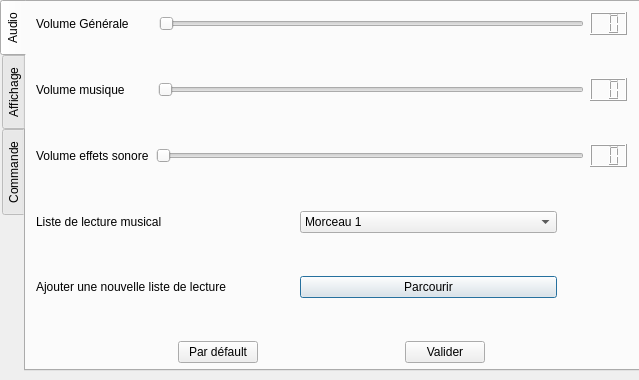
<?xml version="1.0" encoding="UTF-8"?>
<ui version="4.0">
 <class>ParamWindows</class>
 <widget class="QDialog" name="ParamWindows">
  <property name="geometry">
   <rect>
    <x>0</x>
    <y>0</y>
    <width>639</width>
    <height>380</height>
   </rect>
  </property>
  <property name="windowTitle">
   <string>Dialog</string>
  </property>
  <widget class="QTabWidget" name="tabWidget">
   <property name="geometry">
    <rect>
     <x>0</x>
     <y>0</y>
     <width>641</width>
     <height>371</height>
    </rect>
   </property>
   <property name="layoutDirection">
    <enum>Qt::LeftToRight</enum>
   </property>
   <property name="tabPosition">
    <enum>QTabWidget::West</enum>
   </property>
   <property name="currentIndex">
    <number>0</number>
   </property>
   <widget class="QWidget" name="Audio">
    <attribute name="title">
     <string>Audio</string>
    </attribute>
    <widget class="QWidget" name="verticalLayoutWidget">
     <property name="geometry">
      <rect>
       <x>10</x>
       <y>10</y>
       <width>591</width>
       <height>351</height>
      </rect>
     </property>
     <layout class="QVBoxLayout" name="verticalLayout_2">
      <item>
       <layout class="QHBoxLayout" name="horizontalLayout_6">
        <item>
         <widget class="QLabel" name="label_2">
          <property name="text">
           <string>Volume Générale</string>
          </property>
         </widget>
        </item>
        <item>
         <spacer name="horizontalSpacer_5">
          <property name="orientation">
           <enum>Qt::Horizontal</enum>
          </property>
          <property name="sizeType">
           <enum>QSizePolicy::Minimum</enum>
          </property>
          <property name="sizeHint" stdset="0">
           <size>
            <width>24</width>
            <height>20</height>
           </size>
          </property>
         </spacer>
        </item>
        <item>
         <widget class="QSlider" name="sliderVolGen">
          <property name="minimumSize">
           <size>
            <width>50</width>
            <height>0</height>
           </size>
          </property>
          <property name="orientation">
           <enum>Qt::Horizontal</enum>
          </property>
          <property name="tickPosition">
           <enum>QSlider::NoTicks</enum>
          </property>
          <property name="tickInterval">
           <number>0</number>
          </property>
         </widget>
        </item>
        <item>
         <widget class="QLCDNumber" name="lcdNumber">
          <property name="digitCount">
           <number>2</number>
          </property>
          <property name="mode">
           <enum>QLCDNumber::Dec</enum>
          </property>
         </widget>
        </item>
       </layout>
      </item>
      <item>
       <spacer name="verticalSpacer">
        <property name="orientation">
         <enum>Qt::Vertical</enum>
        </property>
        <property name="sizeHint" stdset="0">
         <size>
          <width>20</width>
          <height>40</height>
         </size>
        </property>
       </spacer>
      </item>
      <item>
       <layout class="QHBoxLayout" name="horizontalLayout_8">
        <item>
         <widget class="QLabel" name="label_3">
          <property name="text">
           <string>Volume musique</string>
          </property>
         </widget>
        </item>
        <item>
         <spacer name="horizontalSpacer_3">
          <property name="orientation">
           <enum>Qt::Horizontal</enum>
          </property>
          <property name="sizeType">
           <enum>QSizePolicy::Minimum</enum>
          </property>
          <property name="sizeHint" stdset="0">
           <size>
            <width>27</width>
            <height>20</height>
           </size>
          </property>
         </spacer>
        </item>
        <item>
         <widget class="QSlider" name="sliderVolMus">
          <property name="orientation">
           <enum>Qt::Horizontal</enum>
          </property>
         </widget>
        </item>
        <item>
         <widget class="QLCDNumber" name="lcdNumber_2">
          <property name="digitCount">
           <number>2</number>
          </property>
         </widget>
        </item>
       </layout>
      </item>
      <item>
       <spacer name="verticalSpacer_2">
        <property name="orientation">
         <enum>Qt::Vertical</enum>
        </property>
        <property name="sizeHint" stdset="0">
         <size>
          <width>20</width>
          <height>40</height>
         </size>
        </property>
       </spacer>
      </item>
      <item>
       <layout class="QHBoxLayout" name="horizontalLayout_9">
        <item>
         <widget class="QLabel" name="label_4">
          <property name="text">
           <string>Volume effets sonore</string>
          </property>
         </widget>
        </item>
        <item>
         <spacer name="horizontalSpacer_6">
          <property name="orientation">
           <enum>Qt::Horizontal</enum>
          </property>
          <property name="sizeType">
           <enum>QSizePolicy::Minimum</enum>
          </property>
          <property name="sizeHint" stdset="0">
           <size>
            <width>1</width>
            <height>20</height>
           </size>
          </property>
         </spacer>
        </item>
        <item>
         <widget class="QSlider" name="sliderEffSon">
          <property name="orientation">
           <enum>Qt::Horizontal</enum>
          </property>
         </widget>
        </item>
        <item>
         <widget class="QLCDNumber" name="lcdNumber_3">
          <property name="digitCount">
           <number>2</number>
          </property>
         </widget>
        </item>
       </layout>
      </item>
      <item>
       <spacer name="verticalSpacer_3">
        <property name="orientation">
         <enum>Qt::Vertical</enum>
        </property>
        <property name="sizeHint" stdset="0">
         <size>
          <width>20</width>
          <height>40</height>
         </size>
        </property>
       </spacer>
      </item>
      <item>
       <layout class="QHBoxLayout" name="horizontalLayout_10">
        <item>
         <widget class="QLabel" name="label">
          <property name="text">
           <string>Liste de lecture musical</string>
          </property>
         </widget>
        </item>
        <item>
         <widget class="QComboBox" name="cboPlaylist">
          <item>
           <property name="text">
            <string>Morceau 1</string>
           </property>
          </item>
          <item>
           <property name="text">
            <string>Morceau 2</string>
           </property>
          </item>
          <item>
           <property name="text">
            <string>Morceau 3</string>
           </property>
          </item>
         </widget>
        </item>
        <item>
         <spacer name="horizontalSpacer_8">
          <property name="orientation">
           <enum>Qt::Horizontal</enum>
          </property>
          <property name="sizeType">
           <enum>QSizePolicy::Fixed</enum>
          </property>
          <property name="sizeHint" stdset="0">
           <size>
            <width>70</width>
            <height>20</height>
           </size>
          </property>
         </spacer>
        </item>
       </layout>
      </item>
      <item>
       <spacer name="verticalSpacer_4">
        <property name="orientation">
         <enum>Qt::Vertical</enum>
        </property>
        <property name="sizeHint" stdset="0">
         <size>
          <width>20</width>
          <height>40</height>
         </size>
        </property>
       </spacer>
      </item>
      <item>
       <layout class="QHBoxLayout" name="horizontalLayout_11">
        <item>
         <widget class="QLabel" name="label_5">
          <property name="text">
           <string>Ajouter une nouvelle liste de lecture</string>
          </property>
         </widget>
        </item>
        <item>
         <widget class="QPushButton" name="btParcourir">
          <property name="text">
           <string>Parcourir</string>
          </property>
         </widget>
        </item>
        <item>
         <spacer name="horizontalSpacer_9">
          <property name="orientation">
           <enum>Qt::Horizontal</enum>
          </property>
          <property name="sizeType">
           <enum>QSizePolicy::Fixed</enum>
          </property>
          <property name="sizeHint" stdset="0">
           <size>
            <width>70</width>
            <height>20</height>
           </size>
          </property>
         </spacer>
        </item>
       </layout>
      </item>
      <item>
       <spacer name="verticalSpacer_5">
        <property name="orientation">
         <enum>Qt::Vertical</enum>
        </property>
        <property name="sizeHint" stdset="0">
         <size>
          <width>20</width>
          <height>40</height>
         </size>
        </property>
       </spacer>
      </item>
      <item>
       <layout class="QHBoxLayout" name="horizontalLayout_3">
        <item>
         <spacer name="horizontalSpacer_7">
          <property name="orientation">
           <enum>Qt::Horizontal</enum>
          </property>
          <property name="sizeHint" stdset="0">
           <size>
            <width>40</width>
            <height>20</height>
           </size>
          </property>
         </spacer>
        </item>
        <item>
         <widget class="QPushButton" name="btParDefault">
          <property name="text">
           <string>Par défault</string>
          </property>
         </widget>
        </item>
        <item>
         <spacer name="horizontalSpacer">
          <property name="orientation">
           <enum>Qt::Horizontal</enum>
          </property>
          <property name="sizeHint" stdset="0">
           <size>
            <width>40</width>
            <height>20</height>
           </size>
          </property>
         </spacer>
        </item>
        <item>
         <widget class="QPushButton" name="btValider">
          <property name="text">
           <string>Valider</string>
          </property>
         </widget>
        </item>
        <item>
         <spacer name="horizontalSpacer_10">
          <property name="orientation">
           <enum>Qt::Horizontal</enum>
          </property>
          <property name="sizeHint" stdset="0">
           <size>
            <width>40</width>
            <height>20</height>
           </size>
          </property>
         </spacer>
        </item>
       </layout>
      </item>
     </layout>
    </widget>
   </widget>
   <widget class="QWidget" name="Affichage">
    <attribute name="title">
     <string>Affichage</string>
    </attribute>
    <widget class="QWidget" name="verticalLayoutWidget_2">
     <property name="geometry">
      <rect>
       <x>10</x>
       <y>10</y>
       <width>651</width>
       <height>211</height>
      </rect>
     </property>
     <layout class="QVBoxLayout" name="verticalLayout">
      <item>
       <layout class="QHBoxLayout" name="horizontalLayout_2">
        <item>
         <widget class="QLabel" name="label_7">
          <property name="text">
           <string>Luminosité</string>
          </property>
         </widget>
        </item>
        <item>
         <spacer name="horizontalSpacer_13">
          <property name="orientation">
           <enum>Qt::Horizontal</enum>
          </property>
          <property name="sizeType">
           <enum>QSizePolicy::Fixed</enum>
          </property>
          <property name="sizeHint" stdset="0">
           <size>
            <width>20</width>
            <height>20</height>
           </size>
          </property>
         </spacer>
        </item>
        <item>
         <widget class="QSlider" name="sliderLuminosite">
          <property name="orientation">
           <enum>Qt::Horizontal</enum>
          </property>
         </widget>
        </item>
        <item>
         <spacer name="horizontalSpacer_14">
          <property name="orientation">
           <enum>Qt::Horizontal</enum>
          </property>
          <property name="sizeType">
           <enum>QSizePolicy::Fixed</enum>
          </property>
          <property name="sizeHint" stdset="0">
           <size>
            <width>40</width>
            <height>20</height>
           </size>
          </property>
         </spacer>
        </item>
        <item>
         <widget class="QLCDNumber" name="lcdNumber_4">
          <property name="digitCount">
           <number>2</number>
          </property>
         </widget>
        </item>
        <item>
         <spacer name="horizontalSpacer_33">
          <property name="orientation">
           <enum>Qt::Horizontal</enum>
          </property>
          <property name="sizeType">
           <enum>QSizePolicy::Fixed</enum>
          </property>
          <property name="sizeHint" stdset="0">
           <size>
            <width>10</width>
            <height>20</height>
           </size>
          </property>
         </spacer>
        </item>
       </layout>
      </item>
      <item>
       <spacer name="verticalSpacer_6">
        <property name="orientation">
         <enum>Qt::Vertical</enum>
        </property>
        <property name="sizeHint" stdset="0">
         <size>
          <width>20</width>
          <height>40</height>
         </size>
        </property>
       </spacer>
      </item>
      <item>
       <layout class="QHBoxLayout" name="horizontalLayout">
        <item>
         <widget class="QLabel" name="label_6">
          <property name="text">
           <string>Résolution</string>
          </property>
         </widget>
        </item>
        <item>
         <spacer name="horizontalSpacer_11">
          <property name="orientation">
           <enum>Qt::Horizontal</enum>
          </property>
          <property name="sizeType">
           <enum>QSizePolicy::Fixed</enum>
          </property>
          <property name="sizeHint" stdset="0">
           <size>
            <width>10</width>
            <height>20</height>
           </size>
          </property>
         </spacer>
        </item>
        <item>
         <widget class="QComboBox" name="cboResolution"/>
        </item>
        <item>
         <spacer name="horizontalSpacer_12">
          <property name="orientation">
           <enum>Qt::Horizontal</enum>
          </property>
          <property name="sizeType">
           <enum>QSizePolicy::Fixed</enum>
          </property>
          <property name="sizeHint" stdset="0">
           <size>
            <width>500</width>
            <height>20</height>
           </size>
          </property>
         </spacer>
        </item>
       </layout>
      </item>
      <item>
       <spacer name="verticalSpacer_7">
        <property name="orientation">
         <enum>Qt::Vertical</enum>
        </property>
        <property name="sizeHint" stdset="0">
         <size>
          <width>20</width>
          <height>40</height>
         </size>
        </property>
       </spacer>
      </item>
      <item>
       <layout class="QHBoxLayout" name="horizontalLayout_4">
        <item>
         <spacer name="horizontalSpacer_15">
          <property name="orientation">
           <enum>Qt::Horizontal</enum>
          </property>
          <property name="sizeHint" stdset="0">
           <size>
            <width>40</width>
            <height>20</height>
           </size>
          </property>
         </spacer>
        </item>
        <item>
         <widget class="QPushButton" name="btParDefault_2">
          <property name="text">
           <string>Par défault</string>
          </property>
         </widget>
        </item>
        <item>
         <spacer name="horizontalSpacer_2">
          <property name="orientation">
           <enum>Qt::Horizontal</enum>
          </property>
          <property name="sizeHint" stdset="0">
           <size>
            <width>40</width>
            <height>20</height>
           </size>
          </property>
         </spacer>
        </item>
        <item>
         <widget class="QPushButton" name="btValider_2">
          <property name="text">
           <string>Valider</string>
          </property>
         </widget>
        </item>
        <item>
         <spacer name="horizontalSpacer_16">
          <property name="orientation">
           <enum>Qt::Horizontal</enum>
          </property>
          <property name="sizeHint" stdset="0">
           <size>
            <width>40</width>
            <height>20</height>
           </size>
          </property>
         </spacer>
        </item>
       </layout>
      </item>
     </layout>
    </widget>
   </widget>
   <widget class="QWidget" name="Commande">
    <attribute name="title">
     <string>Commande</string>
    </attribute>
    <widget class="QWidget" name="verticalLayoutWidget_3">
     <property name="geometry">
      <rect>
       <x>10</x>
       <y>10</y>
       <width>591</width>
       <height>251</height>
      </rect>
     </property>
     <layout class="QVBoxLayout" name="verticalLayout_3">
      <item>
       <layout class="QHBoxLayout" name="horizontalLayout_12">
        <item>
         <widget class="QLabel" name="label_10">
          <property name="text">
           <string>Avancer</string>
          </property>
         </widget>
        </item>
        <item>
         <spacer name="horizontalSpacer_23">
          <property name="orientation">
           <enum>Qt::Horizontal</enum>
          </property>
          <property name="sizeType">
           <enum>QSizePolicy::Fixed</enum>
          </property>
          <property name="sizeHint" stdset="0">
           <size>
            <width>10</width>
            <height>20</height>
           </size>
          </property>
         </spacer>
        </item>
        <item>
         <widget class="QLineEdit" name="lineEdit_4"/>
        </item>
        <item>
         <spacer name="horizontalSpacer_26">
          <property name="orientation">
           <enum>Qt::Horizontal</enum>
          </property>
          <property name="sizeType">
           <enum>QSizePolicy::Fixed</enum>
          </property>
          <property name="sizeHint" stdset="0">
           <size>
            <width>8</width>
            <height>20</height>
           </size>
          </property>
         </spacer>
        </item>
        <item>
         <widget class="QLabel" name="label_13">
          <property name="text">
           <string>Poser une bombe</string>
          </property>
         </widget>
        </item>
        <item>
         <spacer name="horizontalSpacer_29">
          <property name="orientation">
           <enum>Qt::Horizontal</enum>
          </property>
          <property name="sizeType">
           <enum>QSizePolicy::Fixed</enum>
          </property>
          <property name="sizeHint" stdset="0">
           <size>
            <width>15</width>
            <height>20</height>
           </size>
          </property>
         </spacer>
        </item>
        <item>
         <widget class="QLineEdit" name="lineEdit_8"/>
        </item>
        <item>
         <spacer name="horizontalSpacer_19">
          <property name="orientation">
           <enum>Qt::Horizontal</enum>
          </property>
          <property name="sizeType">
           <enum>QSizePolicy::Fixed</enum>
          </property>
          <property name="sizeHint" stdset="0">
           <size>
            <width>20</width>
            <height>20</height>
           </size>
          </property>
         </spacer>
        </item>
       </layout>
      </item>
      <item>
       <spacer name="verticalSpacer_11">
        <property name="orientation">
         <enum>Qt::Vertical</enum>
        </property>
        <property name="sizeHint" stdset="0">
         <size>
          <width>20</width>
          <height>40</height>
         </size>
        </property>
       </spacer>
      </item>
      <item>
       <layout class="QHBoxLayout" name="horizontalLayout_13">
        <item>
         <widget class="QLabel" name="label_11">
          <property name="text">
           <string>Reculer</string>
          </property>
         </widget>
        </item>
        <item>
         <spacer name="horizontalSpacer_24">
          <property name="orientation">
           <enum>Qt::Horizontal</enum>
          </property>
          <property name="sizeType">
           <enum>QSizePolicy::Fixed</enum>
          </property>
          <property name="sizeHint" stdset="0">
           <size>
            <width>15</width>
            <height>20</height>
           </size>
          </property>
         </spacer>
        </item>
        <item>
         <widget class="QLineEdit" name="lineEdit_3"/>
        </item>
        <item>
         <spacer name="horizontalSpacer_27">
          <property name="orientation">
           <enum>Qt::Horizontal</enum>
          </property>
          <property name="sizeType">
           <enum>QSizePolicy::Fixed</enum>
          </property>
          <property name="sizeHint" stdset="0">
           <size>
            <width>12</width>
            <height>20</height>
           </size>
          </property>
         </spacer>
        </item>
        <item>
         <widget class="QLabel" name="label_14">
          <property name="text">
           <string>Mettre en pause</string>
          </property>
         </widget>
        </item>
        <item>
         <spacer name="horizontalSpacer_30">
          <property name="orientation">
           <enum>Qt::Horizontal</enum>
          </property>
          <property name="sizeType">
           <enum>QSizePolicy::Fixed</enum>
          </property>
          <property name="sizeHint" stdset="0">
           <size>
            <width>15</width>
            <height>20</height>
           </size>
          </property>
         </spacer>
        </item>
        <item>
         <widget class="QLineEdit" name="lineEdit_7"/>
        </item>
        <item>
         <spacer name="horizontalSpacer_20">
          <property name="orientation">
           <enum>Qt::Horizontal</enum>
          </property>
          <property name="sizeType">
           <enum>QSizePolicy::Fixed</enum>
          </property>
          <property name="sizeHint" stdset="0">
           <size>
            <width>20</width>
            <height>20</height>
           </size>
          </property>
         </spacer>
        </item>
       </layout>
      </item>
      <item>
       <spacer name="verticalSpacer_10">
        <property name="orientation">
         <enum>Qt::Vertical</enum>
        </property>
        <property name="sizeHint" stdset="0">
         <size>
          <width>20</width>
          <height>40</height>
         </size>
        </property>
       </spacer>
      </item>
      <item>
       <layout class="QHBoxLayout" name="horizontalLayout_14">
        <item>
         <widget class="QLabel" name="label_9">
          <property name="text">
           <string>Gauche</string>
          </property>
         </widget>
        </item>
        <item>
         <spacer name="horizontalSpacer_25">
          <property name="orientation">
           <enum>Qt::Horizontal</enum>
          </property>
          <property name="sizeType">
           <enum>QSizePolicy::Fixed</enum>
          </property>
          <property name="sizeHint" stdset="0">
           <size>
            <width>15</width>
            <height>20</height>
           </size>
          </property>
         </spacer>
        </item>
        <item>
         <widget class="QLineEdit" name="lineEdit"/>
        </item>
        <item>
         <spacer name="horizontalSpacer_28">
          <property name="orientation">
           <enum>Qt::Horizontal</enum>
          </property>
          <property name="sizeType">
           <enum>QSizePolicy::Fixed</enum>
          </property>
          <property name="sizeHint" stdset="0">
           <size>
            <width>60</width>
            <height>20</height>
           </size>
          </property>
         </spacer>
        </item>
        <item>
         <widget class="QLabel" name="label_12">
          <property name="text">
           <string>Droite</string>
          </property>
         </widget>
        </item>
        <item>
         <spacer name="horizontalSpacer_31">
          <property name="orientation">
           <enum>Qt::Horizontal</enum>
          </property>
          <property name="sizeType">
           <enum>QSizePolicy::Fixed</enum>
          </property>
          <property name="sizeHint" stdset="0">
           <size>
            <width>15</width>
            <height>20</height>
           </size>
          </property>
         </spacer>
        </item>
        <item>
         <widget class="QLineEdit" name="lineEdit_2"/>
        </item>
        <item>
         <spacer name="horizontalSpacer_21">
          <property name="orientation">
           <enum>Qt::Horizontal</enum>
          </property>
          <property name="sizeType">
           <enum>QSizePolicy::Fixed</enum>
          </property>
          <property name="sizeHint" stdset="0">
           <size>
            <width>20</width>
            <height>20</height>
           </size>
          </property>
         </spacer>
        </item>
       </layout>
      </item>
      <item>
       <spacer name="verticalSpacer_9">
        <property name="orientation">
         <enum>Qt::Vertical</enum>
        </property>
        <property name="sizeHint" stdset="0">
         <size>
          <width>20</width>
          <height>40</height>
         </size>
        </property>
       </spacer>
      </item>
      <item>
       <layout class="QHBoxLayout" name="horizontalLayout_15">
        <item>
         <widget class="QLabel" name="label_8">
          <property name="text">
           <string>Mode de contrôle</string>
          </property>
         </widget>
        </item>
        <item>
         <spacer name="horizontalSpacer_34">
          <property name="orientation">
           <enum>Qt::Horizontal</enum>
          </property>
          <property name="sizeType">
           <enum>QSizePolicy::Fixed</enum>
          </property>
          <property name="sizeHint" stdset="0">
           <size>
            <width>15</width>
            <height>20</height>
           </size>
          </property>
         </spacer>
        </item>
        <item>
         <widget class="QRadioButton" name="radioButton">
          <property name="text">
           <string>Clavier</string>
          </property>
          <property name="checked">
           <bool>true</bool>
          </property>
         </widget>
        </item>
        <item>
         <widget class="QRadioButton" name="radioButton_2">
          <property name="text">
           <string>Manette</string>
          </property>
         </widget>
        </item>
        <item>
         <spacer name="horizontalSpacer_32">
          <property name="orientation">
           <enum>Qt::Horizontal</enum>
          </property>
          <property name="sizeType">
           <enum>QSizePolicy::Fixed</enum>
          </property>
          <property name="sizeHint" stdset="0">
           <size>
            <width>40</width>
            <height>20</height>
           </size>
          </property>
         </spacer>
        </item>
        <item>
         <widget class="QLabel" name="label_17">
          <property name="text">
           <string>Joueur</string>
          </property>
         </widget>
        </item>
        <item>
         <widget class="QComboBox" name="cboJoueur"/>
        </item>
        <item>
         <spacer name="horizontalSpacer_22">
          <property name="orientation">
           <enum>Qt::Horizontal</enum>
          </property>
          <property name="sizeType">
           <enum>QSizePolicy::Fixed</enum>
          </property>
          <property name="sizeHint" stdset="0">
           <size>
            <width>20</width>
            <height>20</height>
           </size>
          </property>
         </spacer>
        </item>
       </layout>
      </item>
      <item>
       <spacer name="verticalSpacer_8">
        <property name="orientation">
         <enum>Qt::Vertical</enum>
        </property>
        <property name="sizeHint" stdset="0">
         <size>
          <width>20</width>
          <height>40</height>
         </size>
        </property>
       </spacer>
      </item>
      <item>
       <layout class="QHBoxLayout" name="horizontalLayout_7">
        <item>
         <spacer name="horizontalSpacer_17">
          <property name="orientation">
           <enum>Qt::Horizontal</enum>
          </property>
          <property name="sizeHint" stdset="0">
           <size>
            <width>40</width>
            <height>20</height>
           </size>
          </property>
         </spacer>
        </item>
        <item>
         <widget class="QPushButton" name="btParDefault_4">
          <property name="text">
           <string>Par défault</string>
          </property>
         </widget>
        </item>
        <item>
         <spacer name="horizontalSpacer_4">
          <property name="orientation">
           <enum>Qt::Horizontal</enum>
          </property>
          <property name="sizeHint" stdset="0">
           <size>
            <width>40</width>
            <height>20</height>
           </size>
          </property>
         </spacer>
        </item>
        <item>
         <widget class="QPushButton" name="btValider_4">
          <property name="text">
           <string>Valider</string>
          </property>
         </widget>
        </item>
        <item>
         <spacer name="horizontalSpacer_18">
          <property name="orientation">
           <enum>Qt::Horizontal</enum>
          </property>
          <property name="sizeHint" stdset="0">
           <size>
            <width>40</width>
            <height>20</height>
           </size>
          </property>
         </spacer>
        </item>
       </layout>
      </item>
     </layout>
    </widget>
   </widget>
  </widget>
 </widget>
 <resources/>
 <connections>
  <connection>
   <sender>sliderVolGen</sender>
   <signal>sliderMoved(int)</signal>
   <receiver>lcdNumber</receiver>
   <slot>display(int)</slot>
   <hints>
    <hint type="sourcelabel">
     <x>304</x>
     <y>25</y>
    </hint>
    <hint type="destinationlabel">
     <x>521</x>
     <y>33</y>
    </hint>
   </hints>
  </connection>
  <connection>
   <sender>sliderVolMus</sender>
   <signal>sliderMoved(int)</signal>
   <receiver>lcdNumber_2</receiver>
   <slot>display(int)</slot>
   <hints>
    <hint type="sourcelabel">
     <x>370</x>
     <y>90</y>
    </hint>
    <hint type="destinationlabel">
     <x>516</x>
     <y>94</y>
    </hint>
   </hints>
  </connection>
  <connection>
   <sender>sliderEffSon</sender>
   <signal>sliderMoved(int)</signal>
   <receiver>lcdNumber_3</receiver>
   <slot>display(int)</slot>
   <hints>
    <hint type="sourcelabel">
     <x>322</x>
     <y>156</y>
    </hint>
    <hint type="destinationlabel">
     <x>510</x>
     <y>163</y>
    </hint>
   </hints>
  </connection>
  <connection>
   <sender>sliderLuminosite</sender>
   <signal>sliderMoved(int)</signal>
   <receiver>lcdNumber_4</receiver>
   <slot>display(int)</slot>
   <hints>
    <hint type="sourcelabel">
     <x>324</x>
     <y>28</y>
    </hint>
    <hint type="destinationlabel">
     <x>528</x>
     <y>30</y>
    </hint>
   </hints>
  </connection>
 </connections>
</ui>
